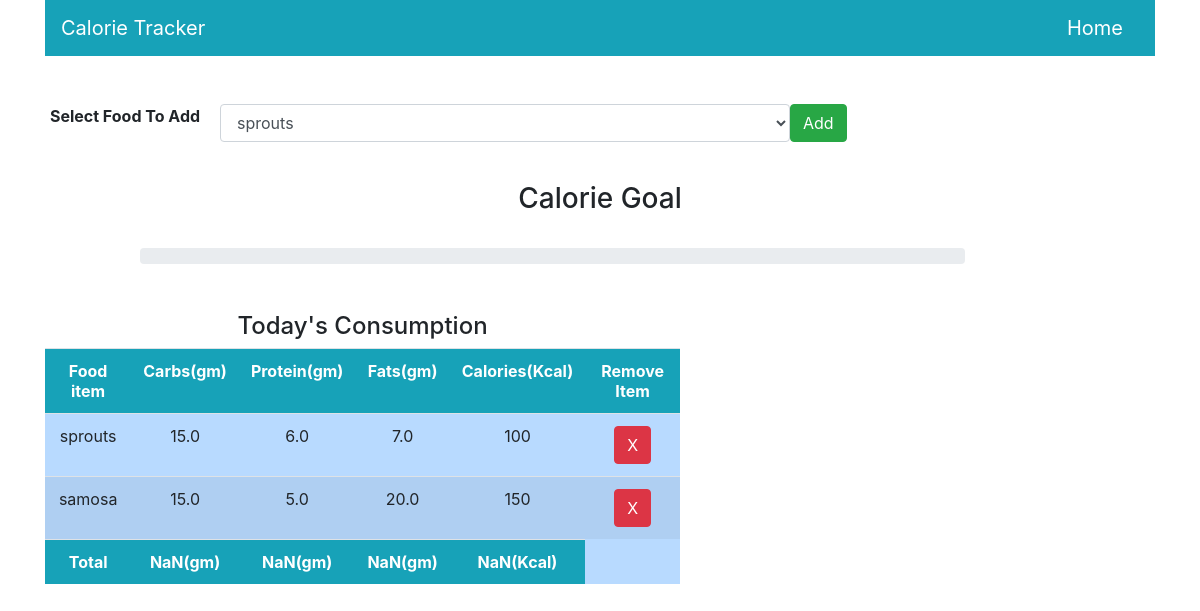
/user (signed in), run on the app's committed database.
### home/models.py (models this page shows, shortened)
class Consume(models.Model):
    user = models.ForeignKey(User, on_delete=models.CASCADE)
    food_consumed = models.ForeignKey(Food, on_delete=models.CASCADE)

class Food(models.Model):
    name = models.CharField(max_length=100)
    carbs = models.FloatField()
    protein = models.FloatField()
    fats = models.FloatField()
    calories = models.IntegerField()

### home/views.py (the view)
# urls.py: path('user', views.index, name="index"),
def index(request):
    if request.method == "POST":
        food_consumed = request.POST['food_consumed']
        consume = Food.objects.get(name=food_consumed)
        user = request.user
        consume = Consume(user=user, food_consumed=consume)
        consume.save()
        foods = Food.objects.all()
    else:
        foods = Food.objects.all()
    consumed_food = Consume.objects.filter(user=request.user)
    return render(request, 'caloriecalculator.html', {'foods': foods, 'consumed_food': consumed_food})

### templates/caloriecalculator.html (shortened to what this page needs)
<html>
<head>
    <link rel="stylesheet" href="https://maxcdn.bootstrapcdn.com/bootstrap/4.0.0/css/bootstrap.min.css"
>
</head>
<body>
    <div class="container">
        <div class="row">
            <div class="col-md-12">
                <nav class="navbar navbar-dark bg-info">
                    <span class="navbar-brand">Calorie Tracker</span>
                    <a href="{% url 'home' %}" class="navbar-brand">Home</a>
                </nav>
            </div>
        </div>
        <br><br>
        <div style="text-align:center" class="row">
            <div class="col-md-12">
                <form method="POST">
                    <div class="form-group row">
                        <label class="col-md-2">
                            <b>Select Food To Add </b>
                        </label>
                        <select class="col-md-6 form-control" name="food_consumed" id="food_consumed">
                            {% for food in foods %}
                            <option value="{{food.name}}">{{food.name}}</option>
                            {% endfor %}
                        </select>
                        <button class="btn btn-success" type="submit">Add</button>
                    </div>
                </form>
            </div>
        </div>
        <br>
        <h3 style="text-align:center">Calorie Goal</h3>
        <br>
        <div class="row">
            <div class="col-md-9 offset-1">
                <div class="progress">
                </div>
            </div>
        </div>
        <br><br>
        <div class="row">
            <div class="col-md-7">
                <div>
                    <h4 style="text-align:center"> Today's Consumption</h4>
                </div>
                <table id="table" class="table table-striped table-primary">
                    <tr class="bg-info text-white">
                        <th style="text-align:center">Food item</th>
                        <th style="text-align:center">Carbs(gm)</th>
                        <th style="text-align:center">Protein(gm)</th>
                        <th style="text-align:center">Fats(gm)</th>
                        <th style="text-align:center">Calories(Kcal)</th>
                        <th style="text-align:center">Remove Item</th>
                    </tr>
                    {% for c in consumed_food %}
                    <tr>
                        <td style="text-align:center">{{c.food_consumed.name}}</td>
                        <td style="text-align:center">{{c.food_consumed.carbs}}</td>
                        <td style="text-align:center">{{c.food_consumed.protein}}</td>
                        <td style="text-align:center">{{c.food_consumed.fats}}</td>
                        <td style="text-align:center">{{c.food_consumed.calories}}</td>
                        <td style="text-align:center"><a class="btn btn-danger" href="{% url 'delete' c.pk %}">X</a>
                        </td>
                    </tr>
                    {% endfor %}
                    <tr class="bg-info text-white">
                        <td style="text-align:center" id="name"><b>Total</b></td>
                        <td style="text-align:center" id="totalCarbs"><b></b></td>
                        <td style="text-align:center" id="totalProtien"><b></b></td>
                        <td style="text-align:center" id="totalFats"><b></b></td>
                        <td style="text-align:center" id="totalCalories"><b></b></td>
                    </tr>
                </table>
            </div>
        </div>
    </div>
</body>
</html>

### data on the page
Consume: food_consumed.name "sprouts", food_consumed.carbs "15.0", food_consumed.protein "6.0", food_consumed.fats "7.0", food_consumed.calories "100"
Consume: food_consumed.name "samosa", food_consumed.carbs "15.0", food_consumed.protein "5.0", food_consumed.fats "20.0", food_consumed.calories "150"

### other printed values
form field food_consumed "sprouts"
